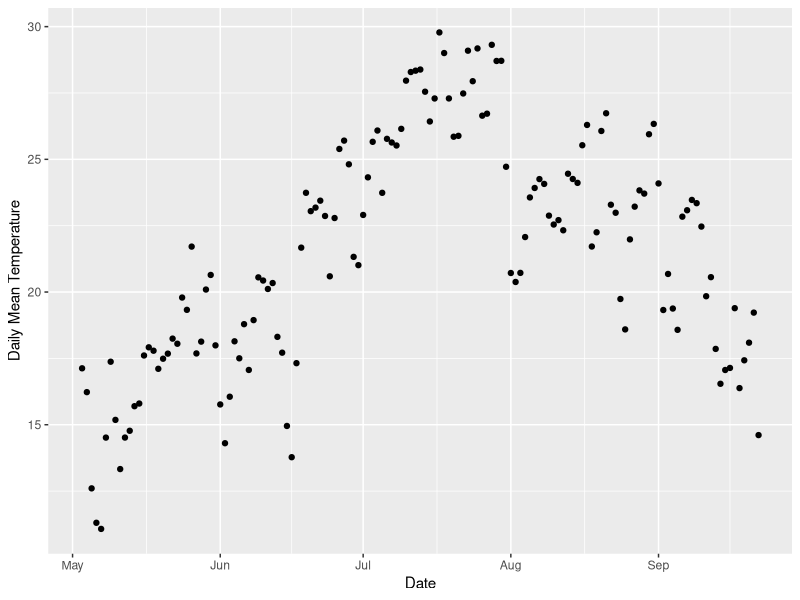

Generate this figure with R:
## ---- chunk 1
knitr::opts_chunk$set(echo = FALSE)

# rmarkdown::render("code/solution-code/Object-classes-types.RMD", output_dir = "solutions")

# rmarkdown::render("current-file-name.RMD",
#                   output_dir = "solutions")

dat_orig <- read.csv(here::here("data/HOBO_temperature_single.csv"),
                           skip = 2)
library(tidyverse)
## ---- chunk 2
print("3420 rows and 7 columns")
print("Column names are in row 3")
print("The data we want is in column 2 (date-time) and in column 3 (temperature measurements). We may want the data in column 1 (observation number)")

head(dat_orig)

dat <- dat_orig[,1:3]
dim(dat)

class(dat[,1])
class(dat[,2])
class(dat[,3])

names(dat) <- c("obs", "date_time_chr", "temperature")
head(dat)


dat2 <- dat %>%
  mutate(date_time = mdy_hm(date_time_chr))
head(dat2)

dat2 <- dat2 %>%
  mutate(year = year(date_time),
         month = month(date_time),
         day = day(date_time))
head(dat2)

daily <- dat2 %>%
  group_by(year, month, day) %>%
  summarize(daily_mean = mean(temperature))
head(daily)

daily_date <- daily %>% 
  mutate(date = make_date(year, month, day)) 
head(daily_date)

daily_date %>% 
  ggplot(aes(x = date, 
             y = daily_mean))+
  geom_point() +
  labs(
       x = "Date",
       y = "Daily Mean Temperature")
